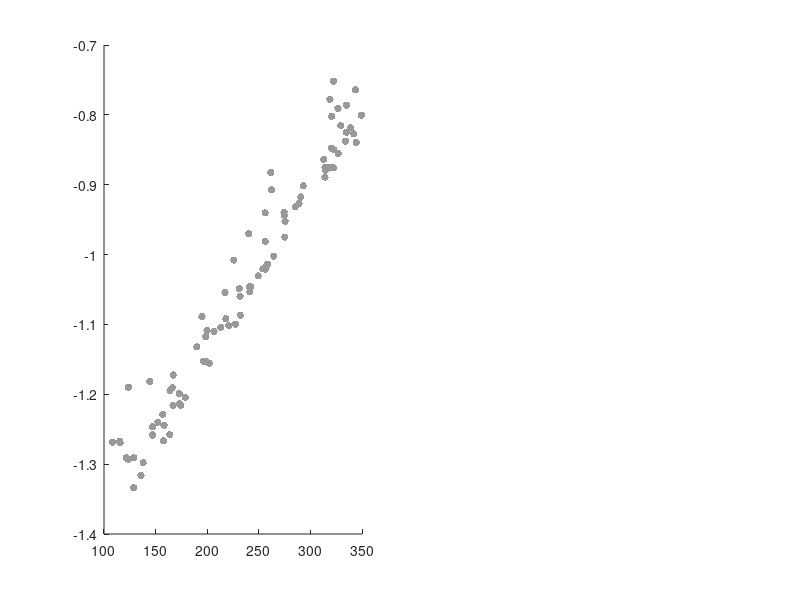

MATLAB code to generate this figure: (Note: this script raises an error after producing the figure.)
%%
% Reproduces the modeling panels in Fig. 3 in:
%   IA Oldenburg, WD Hendricks, G Handy, K Shamardani, HA Bounds, B Doiron, 
%   H Adesnik. The logic of recurrent circuits in the primary visual 
%   cortex. bioRxiv (2022)
%
% Written and edited by G Handy 10/14/2022
%%

clear; close all; clc;

load('./SimData/spreadSimData.mat','actDist','aveSupp','total_fit','aveExc',...
    'exc_fit','inh_fit','aveInh')

%%
xstart = 100; xend = 350;
figure(1); clf; subplot(1,2,1); hold on;

plot(actDist(actDist>0 & actDist<350),aveSupp(actDist>0 & actDist<350),'.',...
    'markersize',16,'color',[.6 .6 .6])
plot([xstart:0.1:xend],total_fit.predict([xstart:0.1:xend]'),'-','color',[0.85 0.325 0.098],...
    'linewidth',1.5)
set(gca,'fontsize',16)
xlabel('Spread of Ensemble (um)')
ylabel('Average \Deltar (Hz) of subpopulation')
xlim([100 350])


subplot(1,2,2); hold on;
hleg(1) = plot(actDist,aveExc,'.','markersize',16,'color',[0.85 0.325 0.098]);
plot([xstart:0.1:xend],exc_fit.predict([xstart:0.1:xend]'),'-','color',[0.85 0.325 0.098],'linewidth',1.5)
hleg(2) = plot(actDist,aveInh,'.','markersize',16,'color',[0 0.447 0.741]);
plot([xstart:0.1:xend],inh_fit.predict([xstart:0.1:xend]'),'-','color',[0 0.447 0.741],'linewidth',1.5)
set(gca,'fontsize',16)
xlabel('Spread of Ensemble (um)')
ylabel('Input')
xlim([100 350])
legend(hleg,{'Excitatory Pathway','Inhibitory Pathway'})

exc_fit.Coefficients.Estimate(2)
inh_fit.Coefficients.Estimate(2)

perDiff = (inh_fit.Coefficients.Estimate(2)-abs(exc_fit.Coefficients.Estimate(2)))/...
    ((inh_fit.Coefficients.Estimate(2)+abs(exc_fit.Coefficients.Estimate(2)))/2)*100;
fprintf('Percent difference in slope: %.2f \n',perDiff)